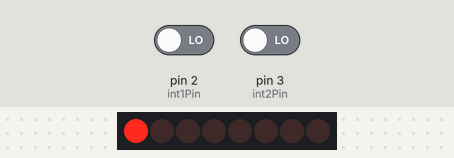
Recording of a sketch running on a simulated Arduino Uno, built with avr-gcc and run on an emulated ATmega328P. Parts: 16 shift-register outputs drawn as a row of LEDs (first output left, lit = HIGH). Wiring (inferred from the names in the program): MMA8452 accelerometer at I2C address 0x1D. The test bench sets the inputs (shaded band); at power-on: pin 2 (int1Pin) LOW, pin 3 (int2Pin) LOW. Random numbers use the default seed unless the sketch sets one; what the sketch prints to the serial monitor is not drawn.

Above: at 0.01 s.
At 0.36 s:
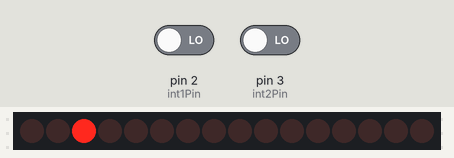
At 0.71 s:
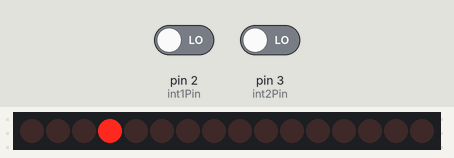
At 1.06 s:
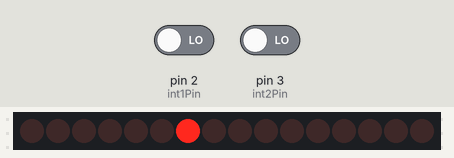
At 1.46 s:
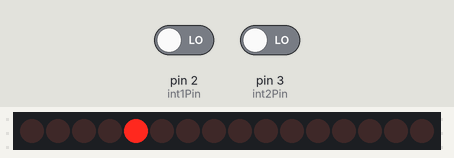
Timing chart, 0 to 3.0 s (numbered marks = the images above):
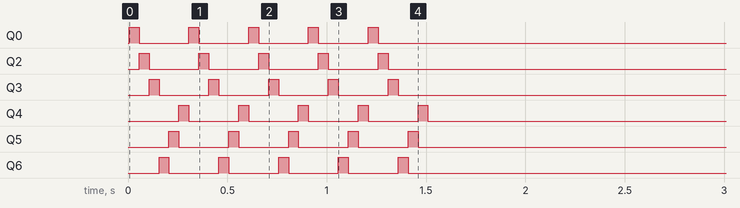

Measured:
- by itself, Q4: alternates HIGH for 0.05 s and LOW for 0.25 s, 9 changes in all, then stays LOW

The sketch:

Dice.ino
```cpp
/*
  Electronic Dice Software

  Random number will display on Seven Segment Display depending on
  mode and accelerometer input (roll).

  Supported modes are for multiple dice and number of sides ranging
  from 3 to 20.

  Created by Brian Wilson February 2013

  SevenSeg library to illuminate displays
  Sparfun Advanced Accelerometer Sketch for accelerometer input

*/
#include "display.h"
#include "accel.h"
#include <math.h>


int accelCount[3]; // Stores the 12-bit signed value
float accelG[3];   // Stores the real accel value in g's
float accelmag;    // magnitude of acceleration
byte source;       // used for register value
int state;

const byte SCALE = 2;  // Sets full-scale range to +/-2, 4, or 8g. Used to calc real g values.
// Set the output data rate below. Value should be between 0 and 7
const byte dataRate = 0;  // 0=800Hz, 1=400, 2=200, 3=100, 4=50, 5=12.5, 6=6.25, 7=1.56

// Pin definitions
int int1Pin = 2;  // These can be changed, 2 and 3 are the Arduinos ext int pins
int int2Pin = 3;


int roll;          // random number

//SevenSeg seven; //Initialize library
int output[4] = { 10,10,10,10 }; //10 makes display blank

void setup() {
  Serial.begin(115200);
  //initialize accelerometer
  accelsetup(int1Pin, int2Pin, SCALE, dataRate);
  //initialize shift registers for Seven Segment Display
  initSevenSeg();
  //run boot up sequence
  for (int i1 = 0; i1 < 5; i1++) {
          loaderanimation();
    }
  randomSeed(analogRead(0));

}

void loop() {
  state = 0;
  //Read accelerometer data for toss influenced random seed
  if (digitalRead(int1Pin)==1) {
      readAccelData(accelCount);

    //store data
    for (int i=0; i<3; i++) {
      accelG[i] = (float) accelCount[i]/((1<<12)/(2*SCALE));
    }
  }

  //Detect a tap

  if (digitalRead(int2Pin)==1)  //if int2 goes high, either p/l has changed or there's been a tap
  {
    source = readRegister(0x22);  //Read interrupt
    if ((source & 0x80)==0x80)  //0x80 is the Event Active bit in the pulse source byte
    {
      //With Tap detected, start roll routine
      accelmag = sqrt(square(accelG[0]) + square(accelG[1]) + square(accelG[2]));
      randomSeed(accelmag);
      roll = random(1,7);  //need to create function to allow for different roll configurations
      output[0] = roll;  //store roll
      state = 1;
    }

   //DETECT ACCELEROMETER ORIENTATION AND MAKE OUTPUT VERTICAL
  }
  //Run loader animation to show dice rolling
  if (state == 1)
  {
      for (int i1 = 0; i1 < 3; i1++) {
          loaderanimation();
      }
      delay(100);
      sevenSegWrite(output);  //display roll number
      delay(1000);  // 1 second delay

  }

}


void loaderanimation() {
  int load[4] = { 0,0,0,0 };
  for (int i = 0; i<6; i++){
    load[0] = i;
    loading(load);
    delay(50);
  }
  blank();
}
```

accel.cpp
```cpp
#include <Arduino.h>
#include "accel.h"
#include "i2c.h"  // not the wire library, can't use pull-ups


// The SparkFun breakout board defaults to 1, set to 0 if SA0 jumper on the bottom of the board is set
#define SA0 1
#if SA0
#define MMA8452_ADDRESS 0x1D  // SA0 is high, 0x1C if low
#else
#define MMA8452_ADDRESS 0x1C
#endif


//int accelCount[3];  // Stores the 12-bit signed value
//float accelG[3];  // Stores the real accel value in g's

//  // Set the scale below either 2, 4 or 8
//  const byte SCALE = 2;  // Sets full-scale range to +/-2, 4, or 8g. Used to calc real g values.
//  // Set the output data rate below. Value should be between 0 and 7
//  const byte dataRate = 0;  // 0=800Hz, 1=400, 2=200, 3=100, 4=50, 5=12.5, 6=6.25, 7=1.56
//
//  // Pin definitions
//  int int1Pin = 2;  // These can be changed, 2 and 3 are the Arduinos ext int pins
//  int int2Pin = 3;

void accelsetup(int int1, int int2, byte SCALE, byte dataRate) {

  byte c;
  pinMode(int1, INPUT);
  digitalWrite(int1, LOW);
  pinMode(int2, INPUT);
  digitalWrite(int2, LOW);

  // Read the WHO_AM_I register, this is a good test of communication
  c = readRegister(0x0D);  // Read WHO_AM_I register
  if (c == 0x2A) // WHO_AM_I should always be 0x2A
  {
    initMMA8452(SCALE, dataRate);  // init the accelerometer if communication is OK
    Serial.println("MMA8452Q is online...");
  }
  else
  {
    Serial.print("Could not connect to MMA8452Q: 0x");
    Serial.println(c, HEX);
    while(1) ; // Loop forever if communication doesn't happen
  }
}

void readAccelData(int * destination)
{
  byte rawData[6];  // x/y/z accel register data stored here

  readRegisters(0x01, 6, &rawData[0]);  // Read the six raw data registers into data array

  // Loop to calculate 12-bit ADC and g value for each axis
  for (int i=0; i<6; i+=2)
  {
    destination[i/2] = ((rawData[i] << 8) | rawData[i+1]) >> 4;  // Turn the MSB and LSB into a 12-bit value
    if (rawData[i] > 0x7F)
    {
      // If the number is negative, we have to make it so manually (no 12-bit data type)
      destination[i/2] = ~destination[i/2] + 1;
      destination[i/2] *= -1;  // Transform into negative 2's complement #
    }
  }
}

// This function will read the status of the tap source register.
// Print if there's been a single or double tap, and on what axis.
void tapHandler()
{
  byte source = readRegister(0x22);  // Reads the PULSE_SRC register

  if ((source & 0x10)==0x10)  // If AxX bit is set
  {
    if ((source & 0x08)==0x08)  // If DPE (double puls) bit is set
      Serial.print("    Double Tap (2) on X");  // tabbing here for visibility
    else
      Serial.print("Single (1) tap on X");

    if ((source & 0x01)==0x01)  // If PoIX is set
      Serial.println(" +");
    else
      Serial.println(" -");
  }
  if ((source & 0x20)==0x20)  // If AxY bit is set
  {
    if ((source & 0x08)==0x08)  // If DPE (double puls) bit is set
      Serial.print("    Double Tap (2) on Y");
    else
      Serial.print("Single (1) tap on Y");

    if ((source & 0x02)==0x02)  // If PoIY is set
      Serial.println(" +");
    else
      Serial.println(" -");
  }
  if ((source & 0x40)==0x40)  // If AxZ bit is set
  {
    if ((source & 0x08)==0x08)  // If DPE (double puls) bit is set
      Serial.print("    Double Tap (2) on Z");
    else
      Serial.print("Single (1) tap on Z");
    if ((source & 0x04)==0x04)  // If PoIZ is set
      Serial.println(" +");
    else
      Serial.println(" -");
  }
}

// This function will read the p/l source register and
// print what direction the sensor is now facing
void portraitLandscapeHandler()
{
  byte pl = readRegister(0x10);  // Reads the PL_STATUS register
  switch((pl&0x06)>>1)  // Check on the LAPO[1:0] bits
  {
  case 0:
    Serial.print("Portrait up, ");
    break;
  case 1:
    Serial.print("Portrait Down, ");
    break;
  case 2:
    Serial.print("Landscape Right, ");
    break;
  case 3:
    Serial.print("Landscape Left, ");
    break;
  }
  if (pl&0x01)  // Check the BAFRO bit
    Serial.print("Back");
  else
    Serial.print("Front");
  if (pl&0x40)  // Check the LO bit
    Serial.print(", Z-tilt!");
  Serial.println();
}

// Initialize the MMA8452 registers
// See the many application notes for more info on setting all of these registers:
// http://www.freescale.com/webapp/sps/site/prod_summary.jsp?code=MMA8452Q
// Feel free to modify any values, these are settings that work well for me.
void initMMA8452(byte fsr, byte dataRate)
{
  MMA8452Standby();  // Must be in standby to change registers

  // Set up the full scale range to 2, 4, or 8g.
  if ((fsr==2)||(fsr==4)||(fsr==8))
    writeRegister(0x0E, fsr >> 2);
  else
    writeRegister(0x0E, 0);

  // Setup the 3 data rate bits, from 0 to 7
  writeRegister(0x2A, readRegister(0x2A) & ~(0x38));
  if (dataRate <= 7)
    writeRegister(0x2A, readRegister(0x2A) | (dataRate << 3));

  // Set up portrait/landscap registers - 4 steps:
  // 1. Enable P/L
  // 2. Set the back/front angle trigger points (z-lock)
  // 3. Set the threshold/hysteresis angle
  // 4. Set the debouce rate
  // For more info check out this app note: http://cache.freescale.com/files/sensors/doc/app_note/AN4068.pdf
  writeRegister(0x11, 0x40);  // 1. Enable P/L
  writeRegister(0x13, 0x44);  // 2. 29deg z-lock (don't think this register is actually writable)
  writeRegister(0x14, 0x84);  // 3. 45deg thresh, 14deg hyst (don't think this register is writable either)
  writeRegister(0x12, 0x50);  // 4. debounce counter at 100ms (at 800 hz)

  /* Set up single and double tap - 5 steps:
   1. Set up single and/or double tap detection on each axis individually.
   2. Set the threshold - minimum required acceleration to cause a tap.
   3. Set the time limit - the maximum time that a tap can be above the threshold
   4. Set the pulse latency - the minimum required time between one pulse and the next
   5. Set the second pulse window - maximum allowed time between end of latency and start of second pulse
   for more info check out this app note: http://cache.freescale.com/files/sensors/doc/app_note/AN4072.pdf */
  //writeRegister(0x21, 0x7F);  // 1. enable single/double taps on all axes
   writeRegister(0x21, 0x55);  // 1. single taps only on all axes
  // writeRegister(0x21, 0x6A);  // 1. double taps only on all axes
  writeRegister(0x23, 0x40);  // 2. x thresh at 4g, multiply the value by 0.0625g/LSB to get the threshold
  writeRegister(0x24, 0x40);  // 2. y thresh at 4g, multiply the value by 0.0625g/LSB to get the threshold
  writeRegister(0x25, 0x40);  // 2. z thresh at 4g, multiply the value by 0.0625g/LSB to get the threshold
  writeRegister(0x26, 0x30);  // 3. 30ms time limit at 800Hz odr, this is very dependent on data rate, see the app note
  writeRegister(0x27, 0xA0);  // 4. 200ms (at 800Hz odr) between taps min, this also depends on the data rate
  writeRegister(0x28, 0xFF);  // 5. 318ms (max value) between taps max

  // Set up interrupt 1 and 2
  writeRegister(0x2C, 0x02);  // Active high, push-pull interrupts
  writeRegister(0x2D, 0x19);  // DRDY, P/L and tap ints enabled
  writeRegister(0x2E, 0x01);  // DRDY on INT1, P/L and taps on INT2

  MMA8452Active();  // Set to active to start reading
}

// Sets the MMA8452 to standby mode.
// It must be in standby to change most register settings
void MMA8452Standby()
{
  byte c = readRegister(0x2A);
  writeRegister(0x2A, c & ~(0x01));
}

// Sets the MMA8452 to active mode.
// Needs to be in this mode to output data
void MMA8452Active()
{
  byte c = readRegister(0x2A);
  writeRegister(0x2A, c | 0x01);
}

// Read i registers sequentially, starting at address into the dest byte array
void readRegisters(byte address, int i, byte * dest)
{
  i2cSendStart();
  i2cWaitForComplete();

  i2cSendByte((MMA8452_ADDRESS<<1)); // write 0xB4
  i2cWaitForComplete();

  i2cSendByte(address);	// write register address
  i2cWaitForComplete();

  i2cSendStart();
  i2cSendByte((MMA8452_ADDRESS<<1)|0x01); // write 0xB5
  i2cWaitForComplete();
  for (int j=0; j<i; j++)
  {
    i2cReceiveByte(TRUE);
    i2cWaitForComplete();
    dest[j] = i2cGetReceivedByte(); // Get MSB result
  }
  i2cWaitForComplete();
  i2cSendStop();

  cbi(TWCR, TWEN); // Disable TWI
  sbi(TWCR, TWEN); // Enable TWI
}

// Read a single byte from address and return it as a byte
byte readRegister(uint8_t address)
{
  byte data;

  i2cSendStart();
  i2cWaitForComplete();

  i2cSendByte((MMA8452_ADDRESS<<1)); // Write 0xB4
  i2cWaitForComplete();

  i2cSendByte(address);	// Write register address
  i2cWaitForComplete();

  i2cSendStart();

  i2cSendByte((MMA8452_ADDRESS<<1)|0x01); // Write 0xB5
  i2cWaitForComplete();
  i2cReceiveByte(TRUE);
  i2cWaitForComplete();

  data = i2cGetReceivedByte();	// Get MSB result
  i2cWaitForComplete();
  i2cSendStop();

  cbi(TWCR, TWEN);	// Disable TWI
  sbi(TWCR, TWEN);	// Enable TWI

  return data;
}

// Writes a single byte (data) into address
void writeRegister(unsigned char address, unsigned char data)
{
  i2cSendStart();
  i2cWaitForComplete();

  i2cSendByte((MMA8452_ADDRESS<<1)); // Write 0xB4
  i2cWaitForComplete();

  i2cSendByte(address);	// Write register address
  i2cWaitForComplete();

  i2cSendByte(data);
  i2cWaitForComplete();

  i2cSendStop();
}
```

accel.h
```cpp
//Accelerometer Initialization
/* MMA8452Q Example Code
 by: Jim Lindblom
 SparkFun Electronics
 date: November 17, 2011
 license: Beerware - Use this code however you'd like. If you
 find it useful you can buy me a beer some time.

 This code should provide example usage for most features of
 the MMA8452Q 3-axis, I2C accelerometer. In the loop function
 the accelerometer interrupt outputs will be polled, and either
 the x/y/z accel data will be output, or single/double-taps,
 portrait/landscape changes will be announced to the serial port.
 Feel free to comment/uncomment out some of the Serial.print
 lines so you can see the information you're most intereseted in.

 The skeleton is here, feel free to cut/paste what code you need.
 Play around with the settings in initMMA8452Q. Try running the
 code without printing the accel values, to really appreciate
 the single/double-tap and portrait landscape functions. The
 P/L stuff is really neat, something not many accelerometers have.

 Hardware setup:
 MMA8452 Breakout ------------ Arduino
 3.3V --------------------- 3.3V
 SDA ----------------------- A4
 SCL ----------------------- A5
 INT2 ---------------------- D3
 INT1 ---------------------- D2
 GND ---------------------- GND

 SDA and SCL should have external pull-up resistors (to 3.3V).
 10k resistors worked for me. They should be on the breakout
 board.

 Note: The MMA8452 is an I2C sensor, however this code does
 not make use of the Arduino Wire library. Because the sensor
 is not 5V tolerant, we can't use the internal pull-ups used
 by the Wire library. Instead use the included i2c.h, defs.h and types.h files.
*/

#ifndef accel_h
#define accel_h

//#ifdef __cplusplus
//extern "C" {
//#endif

#include <Arduino.h>

void accelsetup(int int1, int int2, byte SCALE, byte dataRate);
void readAccelData(int * destination);
void tapHandler();
void portraitLandscapeHandler();
void initMMA8452(byte fsr, byte dataRate);
void MMA8452Standby();
void MMA8452Active();
void readRegisters(byte address, int i, byte * dest);
byte readRegister(uint8_t address);
void writeRegister(unsigned char address, unsigned char data);

//#ifdef __cplusplus
//}
//#endif

#endif
```

defs.h
```cpp
/*! \file avrlibdefs.h \brief AVRlib global defines and macros. */
//*****************************************************************************
//
// File Name	: 'avrlibdefs.h'
// Title		: AVRlib global defines and macros include file
// Author		: Pascal Stang
// Created		: 7/12/2001
// Revised		: 9/30/2002
// Version		: 1.1
// Target MCU	: Atmel AVR series
// Editor Tabs	: 4
//
//	Description : This include file is designed to contain items useful to all
//					code files and projects, regardless of specific implementation.
//
// This code is distributed under the GNU Public License
//		which can be found at http://www.gnu.org/licenses/gpl.txt
//
//*****************************************************************************


#ifndef AVRLIBDEFS_H
#define AVRLIBDEFS_H

//#define F_CPU 4000000
#define MEM_TYPE 1

// Code compatibility to new AVR-libc
// outb(), inb(), inw(), outw(), BV(), sbi(), cbi(), sei(), cli()
#ifndef outb
	#define	outb(addr, data)	addr = (data)
#endif
#ifndef inb
	#define	inb(addr)			(addr)
#endif
#ifndef outw
	#define	outw(addr, data)	addr = (data)
#endif
#ifndef inw
	#define	inw(addr)			(addr)
#endif
#ifndef BV
	#define BV(bit)			(1<<(bit))
#endif
//#ifndef cbi
//	#define cbi(reg,bit)	reg &= ~(BV(bit))
//#endif
//#ifndef sbi
//	#define sbi(reg,bit)	reg |= (BV(bit))
//#endif
#ifndef cli
	#define cli()			__asm__ __volatile__ ("cli" ::)
#endif
#ifndef sei
	#define sei()			__asm__ __volatile__ ("sei" ::)
#endif

// support for individual port pin naming in the mega128
// see port128.h for details
#ifdef __AVR_ATmega128__
// not currently necessary due to inclusion
// of these defines in newest AVR-GCC
// do a quick test to see if include is needed
#ifndef PD0
	//#include "port128.h"
#endif
#endif

// use this for packed structures
// (this is seldom necessary on an 8-bit architecture like AVR,
//  but can assist in code portability to AVR)
#define GNUC_PACKED __attribute__((packed))

// port address helpers
#define DDR(x) ((x)-1)    // address of data direction register of port x
#define PIN(x) ((x)-2)    // address of input register of port x

// MIN/MAX/ABS macros
#define MIN(a,b)			((a<b)?(a):(b))
#define MAX(a,b)			((a>b)?(a):(b))
#define ABS(x)				((x>0)?(x):(-x))

// constants
#define PI		3.14159265359

#endif
```

display.h
```cpp
/*
  SevenSeg.h - Library for Displaying a pair of seven segment displays
  Created by Brian Wilson, November 23, 2012.

  Radio Shack 7 Segment Display with the following common cathode pinout:

  Chip pins:

	  _____
	1|     |14	1. Anode F		8. Anode C
	2|     |13	2. Anode G		9. Anode RHDP (Decimal)
	 |     |12	4. Common Cathode 	12. Common Cathode
	4|     |	6. Anode E		13. Anode B
	 |     |	7. Anode D		14. Anode A
	6|     |9
	7|___  |8

  LED Pins
       A _
    F |    | B
       G _
    E |    | C
       D _      . RHDP

  Each display is connected using the SN74HC595N shift register as follows:

	     ___
	   G|   |Vcc
	   E|   |F
	   D|   |Data*
	   A|   |OE, GND
	   B|   |ST_CP, Latch ---> Arduino
	   C|   |SH_CP, Clock ---> Arduino
	RHDP|   |SRCLR, Vcc
	 GND|___|Serial Out ---> Connected to next shift register Data Pin

  *Data pin of first shift register is connected to Arduino
  Subsequent shift registers connect data pin to Serial Out of
  previous shift register.

  Latch and Clock pins for all shift registers connect to corresponding Arduino pins

*/

#ifndef SevenSeg_h
#define SevenSeg_h

#ifdef __cplusplus
extern "C" {
#endif

    void sevenSegWrite(int display[]); //Write Output
    void loading(int display[]); //Do loading animation
    void blank();	//Make display blank
    void zeroes();	//Display zeroes
    void initSevenSeg();


#ifdef __cplusplus
}
#endif

#endif
```

Source omitted: display.cpp (5221 bytes), i2c.h (4888 bytes), types.h (1456 bytes)
